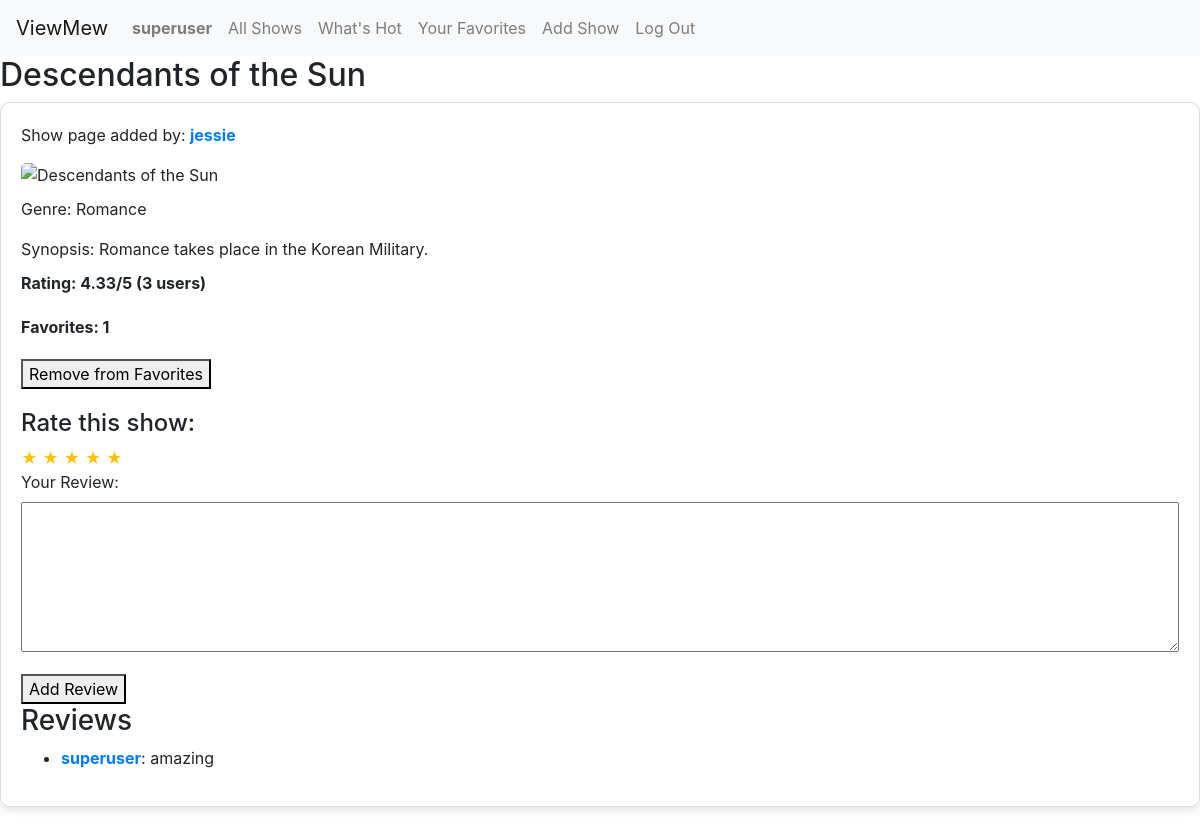
Page /show/5 (signed in) on the committed database.
### capstone/models.py (models this page shows, shortened)
class User(AbstractUser):
    favorites = models.ManyToManyField("Show", blank=True, related_name="favorited_by")

class Show(models.Model):
    creator = models.ForeignKey(User, on_delete=models.CASCADE)  # The user who created the show
    title = models.TextField()  # The title of the show
    genre = models.TextField() # The genre the show belongs to
    description = models.TextField() # The description of the show
    rating = models.ManyToManyField(User, through='Rating', related_name='rated_shows')
    favorites = models.ManyToManyField(User, related_name='liked_shows', blank=True)  # Users who favorited the show
    image_url = models.TextField()
    average_rating = models.DecimalField(max_digits=3, decimal_places=2, default=0.00)
    def update_average_rating(self):
        average = self.ratings.aggregate(Avg('stars'))['stars__avg'] or 0
        self.average_rating = round(average, 2)
        self.save()

class Review(models.Model):
    user = models.ForeignKey(User, on_delete=models.CASCADE)  # The user who created the Review
    show = models.ForeignKey(Show, on_delete=models.CASCADE)  # The show the Review belongs to
    text = models.TextField()  # The Review text
    created_at = models.DateTimeField(auto_now_add=True)  # Timestamp when the Review was created

### capstone/views.py (the view, shortened to what this page needs)
# urls.py: path("show/<int:show_id>", views.show_view, name="show_view"),
def show_view(request, show_id):
    show =  Show.objects.get(pk=show_id)
    reviews = Review.objects.filter(show=show).order_by("-created_at")
    review_form = ReviewForm()
    is_in_favorites = show in request.user.favorites.all() if request.user.is_authenticated else False
    show.update_average_rating()
    total_ratings = show.ratings.count()
    return render(request, "capstone/show_page.html", {
        "show": show,
        "reviews": reviews,
        "review_form": review_form,
        "is_in_favorites": is_in_favorites,
        "average_rating": show.average_rating,
        "total_ratings": total_ratings
    })

### capstone/forms.py
class ReviewForm(forms.ModelForm):
    class Meta:
        model = Review
        fields = ['text']
        labels = {
            'text': 'Your Review:',  # Set a custom label for the 'text' field
        }

### capstone/templates/capstone/show_page.html (shortened to what this page needs)
{% extends "capstone/layout.html" %}
{% load static %}
{% block body %}
    <h2>{{ show.title }}</h2>
    <div class="show" data-show-id="{{ show.id }}">
        <div class="show-creator">
            <p>Show page added by: <a href="{% url 'profile' show.creator.username %}"><strong>{{ show.creator.username }}</strong></a></p>
        </div>
        <div class="show-image">
            <img src="{{ show.image_url }}" alt="{{ show.title }}" width="10" height="5">
        </div>
        <div class="show-genre">
            <p>Genre: {{ show.genre }}</p>
        </div>
        <div class="show-description">
            <p>Synopsis: <span class="synopsis-text">{{ show.description }}</span></p>
        </div>
        <div class="show-rating">
            <p>Rating: {{ show.average_rating }}/5 ({{ total_ratings }} users)</p>
        </div>
        <div class="show-favorites">
            <p>Favorites: {{ show.favorites.count }}</p>
        </div>
        {% if user.is_authenticated %}
            <form method="post" action="{% url 'show_view' show.id %}">
                <button type="submit" name="favorites_submit">
                    {% if is_in_favorites %}Remove from Favorites{% else %}Add to Favorites{% endif %}
                </button>
            </form>
            <form id="rating-form" action="{% url 'rate_show' show.id %}" method="post">
                <h4>Rate this show:</h4>
                <div class="star-rating">
                    <span class="star" data-rating="1">&#9733;</span>
                    <span class="star" data-rating="2">&#9733;</span>
                    <span class="star" data-rating="3">&#9733;</span>
                    <span class="star" data-rating="4">&#9733;</span>
                    <span class="star" data-rating="5">&#9733;</span>
                </div>
            </form>
            <form id="review_form" method="post" action="{% url 'show_view' show.id %}">
                {{ review_form.as_p }}
                <button type="submit" name="review_form_submit">Add Review</button>
            </form>
        {% endif %}
        <h3>Reviews</h3>
        <ul>
            {% for review in reviews %}
                <li><a href="{% url 'profile' review.user.username %}"><strong>{{ review.user.username }}</strong></a>: {{ review.text }}</li>
            {% empty %}
                <p>No reviews yet.</p>
            {% endfor %}
        </ul>
    </div>
{% endblock %}

### capstone/templates/capstone/layout.html (shortened to what this page needs)
{% load static %}
<!DOCTYPE html>
<html lang="en">
    <head>
        <link rel="stylesheet" href="https://stackpath.bootstrapcdn.com/bootstrap/4.4.1/css/bootstrap.min.css">
        <link href="{% static 'capstone/styles.css' %}" rel="stylesheet">
    </head>
    <body>
        <nav class="navbar navbar-expand-lg navbar-light bg-light">
            <a class="navbar-brand" href="#">ViewMew</a>
            <div>
              <ul class="navbar-nav mr-auto">
                {% if user.is_authenticated %}
                    <li class="nav-item">
                        <a class="nav-link" href="{% url 'profile' user.username %}"><strong>{{ user.username }}</strong></a>
                    </li>
                {% endif %}
                <li class="nav-item">
                  <a class="nav-link" href="{% url 'index' %}">All Shows</a>
                </li>
                <li class="nav-item">
                    <a class="nav-link" href="{% url 'recommendations' %}">What's Hot</a>
                </li>
                {% if user.is_authenticated %}
                    <li class="nav-item">
                        <a class="nav-link" href="{% url 'favorites' %}">Your Favorites</a>
                    </li>
                    <li class="nav-item">
                        <a class="nav-link" id="add-show" href="{% url 'new_show' %}">Add Show</a>
                    </li>
                    <li class="nav-item">
                        <a class="nav-link" href="{% url 'logout' %}">Log Out</a>
                    </li>
                {% endif %}
              </ul>
            </div>
        </nav>
        <div class="body">
            {% block body %}
            {% endblock %}
        </div>
    </body>
</html>

### capstone/static/capstone/styles.css (style rules this page uses)
.star { cursor: pointer; color: #ffc107; transition: color 0.2s; }
.show { border: 1px solid #ddd; border-radius: 10px; padding: 20px; margin-bottom: 30px; box-shadow: 0 4px 8px rgba(0, 0, 0, 0.1); }
.show-image img { width: 100%; height: auto; max-width: min(100%, 500px); max-height: 100%; border-radius: 5px; margin-bottom: 10px; }
.show-description p { margin-bottom: 10px; }
#rating-form { margin-top: 20px; }
.show-rating p, .show-favorites p { margin-bottom: 20px; font-weight: bold; }
#id_text { width: 100%; height: 150px; resize: vertical; }

### rows in the picture
User: username "superuser"
Show: title "Descendants of the Sun", creator.username "jessie", genre "Romance", description "Romance takes place in the Korean Military.", average_rating "4.33", favorites.count "1"
Review: user.username "superuser", text "amazing"

### other values in the picture
{{ total_ratings }} "3"
